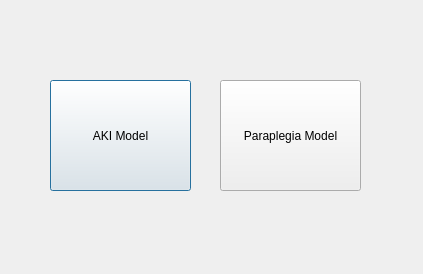
<?xml version="1.0" encoding="UTF-8"?>
<ui version="4.0">
 <class>Dialog</class>
 <widget class="QDialog" name="Dialog">
  <property name="geometry">
   <rect>
    <x>0</x>
    <y>0</y>
    <width>423</width>
    <height>274</height>
   </rect>
  </property>
  <property name="windowTitle">
   <string>Predict Model</string>
  </property>
  <widget class="QPushButton" name="pushButton">
   <property name="geometry">
    <rect>
     <x>50</x>
     <y>80</y>
     <width>141</width>
     <height>111</height>
    </rect>
   </property>
   <property name="text">
    <string>AKI Model</string>
   </property>
   <property name="checkable">
    <bool>false</bool>
   </property>
  </widget>
  <widget class="QPushButton" name="pushButton_2">
   <property name="geometry">
    <rect>
     <x>220</x>
     <y>80</y>
     <width>141</width>
     <height>111</height>
    </rect>
   </property>
   <property name="text">
    <string>Paraplegia Model</string>
   </property>
  </widget>
 </widget>
 <resources/>
 <connections>
  <connection>
   <sender>pushButton</sender>
   <signal>clicked()</signal>
   <receiver>Dialog</receiver>
   <slot>Aki_pressed()</slot>
   <hints>
    <hint type="sourcelabel">
     <x>92</x>
     <y>125</y>
    </hint>
    <hint type="destinationlabel">
     <x>381</x>
     <y>263</y>
    </hint>
   </hints>
  </connection>
  <connection>
   <sender>pushButton_2</sender>
   <signal>clicked()</signal>
   <receiver>Dialog</receiver>
   <slot>Para_pressed()</slot>
   <hints>
    <hint type="sourcelabel">
     <x>319</x>
     <y>154</y>
    </hint>
    <hint type="destinationlabel">
     <x>1225</x>
     <y>942</y>
    </hint>
   </hints>
  </connection>
 </connections>
 <slots>
  <slot>Aki_pressed()</slot>
  <slot>Para_pressed()</slot>
 </slots>
</ui>
